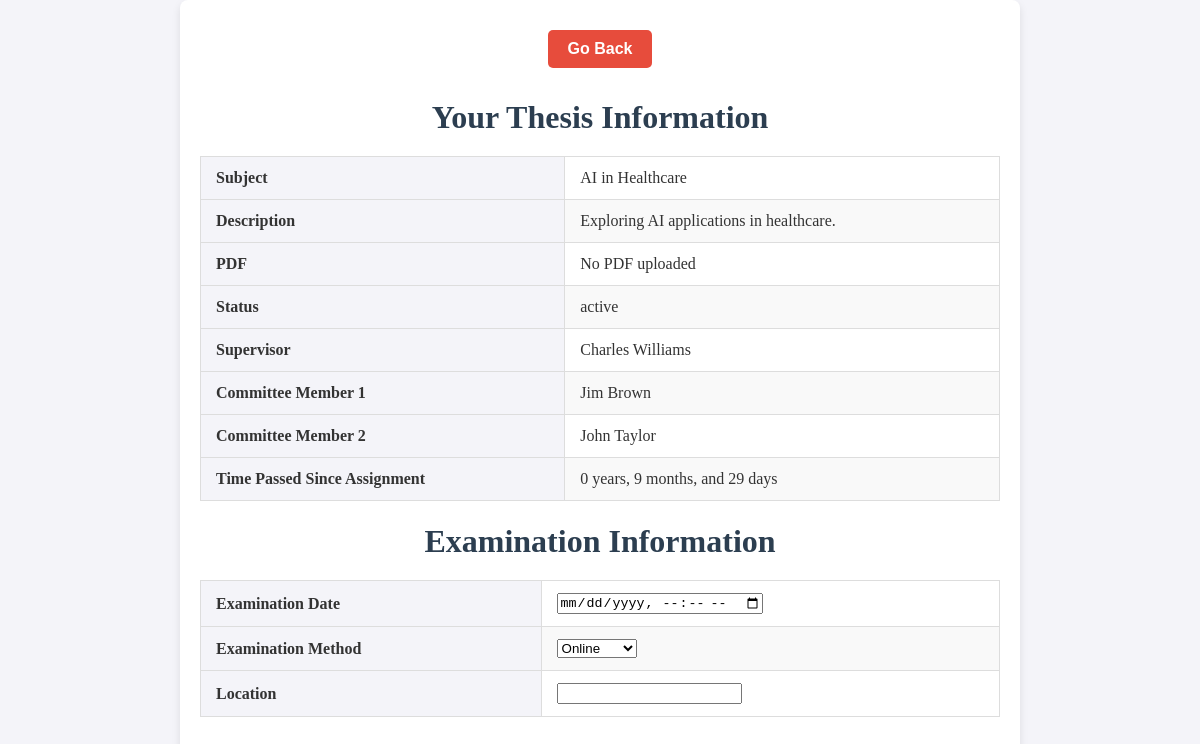
Page /st_dipl.php (signed in) on the committed database.
### tables this page shows
CREATE TABLE `thesis` (
  `thesisID` int(11) NOT NULL,
  `title` varchar(255) NOT NULL,
  `description` text NOT NULL,
  `status` enum('under assignment','active','under review','finalized','withdrawn') NOT NULL,
  `supervisorID` int(11) NOT NULL,
  `member1ID` int(11) DEFAULT NULL,
  `member2ID` int(11) DEFAULT NULL,
  `studentID` int(11) DEFAULT NULL,
  `finalGrade` decimal(2,1) DEFAULT NULL,
  `postedDate` date NOT NULL,
  `assignmentDate` date DEFAULT NULL,
  `completionDate` date DEFAULT NULL,
  `examinationDate` date DEFAULT NULL,
  `withdrawalDate` date DEFAULT NULL,
  `pdf` varchar(50) DEFAULT NULL,
  `withdrawn_comment` enum('from professor','from secretary') DEFAULT NULL,
  `general_assembly` varchar(20) DEFAULT NULL,
  `member1Grade` double(2,1) DEFAULT NULL,
  `member2Grade` double(2,1) DEFAULT NULL,
  `nemertes` varchar(50) DEFAULT NULL
);

CREATE TABLE `professors` (
  `Professor_ID` int(11) NOT NULL,
  `Name` varchar(50) NOT NULL,
  `Surname` varchar(50) NOT NULL,
  `Subject` varchar(100) DEFAULT NULL,
  `email` varchar(100) DEFAULT NULL,
  `mobile` varchar(15) DEFAULT NULL
);

### st_dipl.php (the view, shortened to what this page needs)
<?php
include 'access.php';
$studentID = $_SESSION['user_id'];
$query = "
    SELECT
        t.thesisID,
        t.title,
        t.description,
        t.pdf,
        t.status,
        t.assignmentDate,
        p1.Name AS supervisorName,
        p1.Surname AS supervisorSurname,
        p2.Name AS member1Name,
        p2.Surname AS member1Surname,
        p3.Name AS member2Name,
        p3.Surname AS member2Surname
    FROM Thesis t
    LEFT JOIN Professors p1 ON t.supervisorID = p1.Professor_ID
    LEFT JOIN Professors p2 ON t.member1ID = p2.Professor_ID
    LEFT JOIN Professors p3 ON t.member2ID = p3.Professor_ID
    WHERE t.studentID = ? AND t.status != 'withdrawn'
";
$stmt = $con->prepare($query);
$stmt->bind_param('i', $studentID);
$stmt->execute();
$result = $stmt->get_result();
$thesis = $result->fetch_assoc();
$examination = null;
if ($thesis) {
    $examinationQuery = "
        SELECT examinationDate, examinationMethod, location
        FROM Examination
        WHERE thesisID = ?";
    $examStmt = $con->prepare($examinationQuery);
    $examStmt->bind_param('i', $thesis['thesisID']);
    $examStmt->execute();
    $examination = $examStmt->get_result()->fetch_assoc();
}
?>
<!DOCTYPE html>
<html lang="en">
<head>
    <link rel="stylesheet" href="lobby.css">
</head>
<body>
    <div class="container">
        <button class="go-back" onclick="window.location.href = 'student.php';">Go Back</button>
        <h1>Your Thesis Information</h1>
        <?php if ($thesis): ?>
            <table class="thesis-table">
                <tr>
                    <th>Subject</th>
                    <td><?= htmlspecialchars($thesis['title']) ?></td>
                </tr>
                <tr>
                    <th>Description</th>
                    <td><?= nl2br(htmlspecialchars($thesis['description'])) ?></td>
                </tr>
                <tr>
                    <th>PDF</th>
                    <td><?= $thesis['pdf'] ? "<a href='uploads/{$thesis['pdf']}' target='_blank'>Download</a>" : "No PDF uploaded" ?></td>
                </tr>
                <tr>
                    <th>Status</th>
                    <td><?= htmlspecialchars($thesis['status']) ?></td>
                </tr>
                <tr>
                    <th>Supervisor</th>
                    <td><?= htmlspecialchars($thesis['supervisorName'] . " " . $thesis['supervisorSurname']) ?></td>
                </tr>
                <tr>
                    <th>Committee Member 1</th>
                    <td><?= $thesis['member1Name'] ? htmlspecialchars($thesis['member1Name'] . " " . $thesis['member1Surname']) : "Vacant" ?></td>
                </tr>
                <tr>
                    <th>Committee Member 2</th>
                    <td><?= $thesis['member2Name'] ? htmlspecialchars($thesis['member2Name'] . " " . $thesis['member2Surname']) : "Vacant" ?></td>
                </tr>
                <tr>
                    <th>Time Passed Since Assignment</th>
                    <td>
                        <?php
                        if ($thesis['assignmentDate']) {
                            $now = new DateTime();
                            $assignmentDate = new DateTime($thesis['assignmentDate']);
                            $interval = $now->diff($assignmentDate);
                            echo $interval->format('%y years, %m months, and %d days');
                        } else {
                            echo "Not yet assigned";
                        }
                        ?>
                    </td>
                </tr>
            </table>
            <h1>Examination Information</h1>
            <form method="POST" action="">
                <table class="examination-table">
                    <tr>
                        <th>Examination Date</th>
                        <td>
                            <input type="datetime-local" name="examinationDate"
                                   value="<?= $examination ? htmlspecialchars($examination['examinationDate']) : '' ?>"
                                   required>
                        </td>
                    </tr>
                    <tr>
                        <th>Examination Method</th>
                        <td>
                            <select name="examinationMethod" required>
                                <option value="online" <?= $examination && $examination['examinationMethod'] === 'online' ? 'selected' : '' ?>>Online</option>
                            </select>
                        </td>
                    </tr>
                    <tr>
                        <th>Location</th>
                        <td>
                            <input type="text" name="location"
                                   value="<?= $examination ? htmlspecialchars($examination['location']) : '' ?>"
                                   required>
                        </td>
                    </tr>
                </table>
            </form>
        <?php else: ?>
            <p class="no-thesis">No thesis assigned to you at the moment.</p>
        <?php endif; ?>
    </div>
</body>
</html>

### lobby.css (style rules this page uses)
body { font-family: 'Georgia', serif; background-color: #f4f4f9; color: #333; margin: 0; padding: 0; }
.container { max-width: 800px; margin: 0 auto; padding: 20px; text-align: center; background-color: #fff; box-shadow: 0 4px 8px rgba(0, 0, 0, 0.1); border-radius: 8px; }
h1 { color: #2c3e50; font-size: 2em; font-weight: bold; margin-bottom: 20px; }
button { background-color: #2c3e50; color: #fff; font-size: 1em; padding: 10px 20px; margin: 10px; border: none; border-radius: 5px; cursor: pointer; transition: background-color 0.3s; }
.go-back { background-color: #e74c3c; font-weight: bold; }

### st_dipl.php (style rules this page uses)
.thesis-table, .examination-table { width: 100%; border-collapse: collapse; margin: 20px 0; font-size: 1em; text-align: left; }
.thesis-table th, .thesis-table td, .examination-table th, .examination-table td { padding: 12px 15px; border: 1px solid #ddd; }
.thesis-table th, .examination-table th { background-color: #f4f4f9; font-weight: bold; }
.thesis-table tr:nth-child(even), .examination-table tr:nth-child(even) { background-color: #f9f9f9; }
.thesis-table tr:nth-child(odd), .examination-table tr:nth-child(odd) { background-color: #fff; }

### rows in the picture
thesis: title "AI in Healthcare", description "Exploring AI applications in healthcare.", status "active", supervisorID.Surname "Charles Williams", member1ID.Surname "Jim Brown", member2ID.Surname "John Taylor", assignmentDate "0 years, 9 months, and 29 days"
